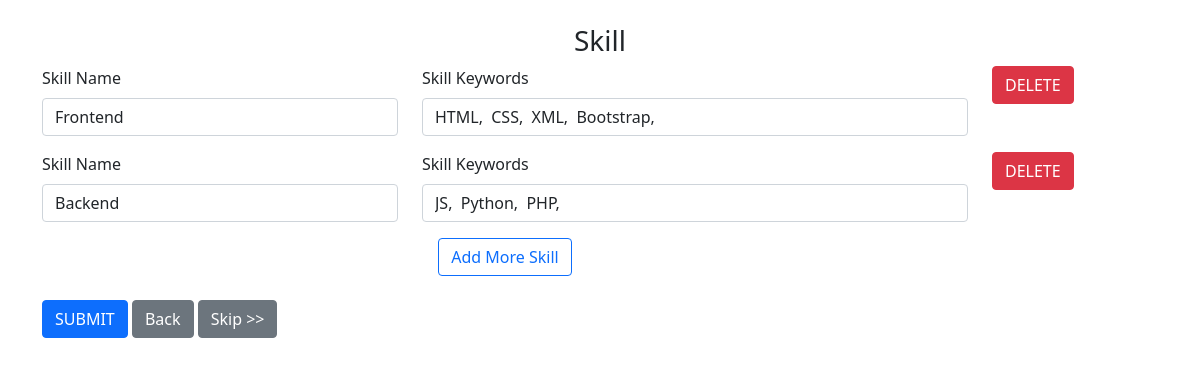
The app's page /add/profile/3/section/2/ with its own data.
### job_profile/models.py (models this page shows)
class Skill(models.Model):
	job_profile = models.ForeignKey(JobProfile, on_delete=models.CASCADE)
	name = models.CharField('Skill', max_length=200)
	date_created = models.DateTimeField('Date Created', auto_now_add=True)
	def keywords(self):
		return SkillKeyword.objects.filter(skill=self.id)

class SkillKeyword(models.Model):
	skill = models.ForeignKey(Skill, on_delete=models.CASCADE)
	name = models.CharField('Keyword', max_length=200)
	date_created = models.DateTimeField('Date Created', auto_now_add=True)

### resume_generator/views.py (the view)
# urls.py: path('add/profile/<int:step>/section/<int:profile_id>/', views.add_profile, name='add-profile'),
def add_profile(request, step, profile_id):
	profile = JobProfile.objects.get(id=int(profile_id))
	if request.method == 'POST':
		if int(step) == 1:
			for edu in profile.education():
				edu.institution = request.POST["institution-edu-"+str(edu.id)]
				edu.location = request.POST["location-edu-"+str(edu.id)]
				edu.study_area = request.POST["study_area-edu-"+str(edu.id)]
				edu.study_type = request.POST["study_type-edu-"+str(edu.id)]
				edu.start_date = request.POST["start_date-edu-"+str(edu.id)]
				edu.end_date = request.POST["end_date-edu-"+str(edu.id)]
				edu.gpa = request.POST["gpa-edu-"+str(edu.id)]
				edu.save()
			form_num = int(request.POST["form_num"])
			if form_num > 0:
				form_num = form_num + 1
				for x in range(1, form_num):
					institution = request.POST["institution-edu_"+str(x)]
					location = request.POST["location-edu_"+str(x)]
					study_area = request.POST["study_area-edu_"+str(x)]
					study_type = request.POST["study_type-edu_"+str(x)]
					start_date = request.POST["start_date-edu_"+str(x)]
					end_date = request.POST["end_date-edu_"+str(x)]
					gpa = request.POST["gpa-edu_"+str(x)]
					if institution.strip() != "" and study_type.strip() != "":
						form = EducationForm({'job_profile': profile.id, 'institution': institution,
							'location': location, 'study_area': study_area, 'study_type': study_type,
							'start_date': start_date, 'end_date': end_date, 'gpa': gpa})
						if form.is_valid():
							form.save()
						else:
							print(data.errors)
			return redirect('add-profile', 2, profile.id)
		elif int(step) == 2:
			for work in profile.work():
				work.company = request.POST["company-work-"+str(work.id)]
				work.location = request.POST["location-work-"+str(work.id)]
				work.position = request.POST["position-work-"+str(work.id)]
				work.website = request.POST["website-work-"+str(work.id)]
				work.start_date = request.POST["start_date-work-"+str(work.id)]
				work.end_date = request.POST["end_date-work-"+str(work.id)]
				work.save()
				for keyword in work.highlights():
					post_name = "name-work-highlight-"+str(work.id)+"-"+str(keyword.id)
					name = request.POST.get(post_name, keyword.name)
					keyword.name = name
					keyword.save()
				form_num = int(request.POST.get("work-highlight_form_num"+str(work.id), 0))
				if form_num > 0:
					form_num = form_num + 1
					for x in range(1, form_num):
						post_name = "name-work-highlight-"+str(work.id)+"_"+str(x)
						name = request.POST.get(post_name, 0)
						if name != 0:
							keyword = WorkHighlight(work=work, name=name)
							keyword.save()
			form_num = int(request.POST["form_num"])
			if form_num > 0:
				form_num = form_num + 1
				for x in range(1, form_num):
					company = request.POST["company-work_"+str(x)]
					location = request.POST["location-work_"+str(x)]
					position = request.POST["position-work_"+str(x)]
					website = request.POST["website-work_"+str(x)]
					start_date = request.POST["start_date-work_"+str(x)]
					end_date = request.POST["end_date-work_"+str(x)]
					if company.strip() != "" and position.strip() != "":
						form = WorkForm({'job_profile': profile.id, 'company': company,
							'location': location, 'position': position, 'website': website,
							'start_date': start_date, 'end_date': end_date})
						if form.is_valid():
							work = form.save()
						else:
							print(data.errors)
			return redirect('add-profile', 3, profile.id)
		elif int(step) == 3:
			for skill in profile.skills():
				skill.name = request.POST["name-skill-"+str(skill.id)]
				skill.save()
				keywords = request.POST["keywords-skill-"+str(skill.id)]
				keywords_dic = keywords.split(',')
				skill_keywords = SkillKeyword.objects.filter(skill=skill.id)
				skill_keywords.delete()
				for keyword in keywords_dic:
					new_keyword = SkillKeyword(skill=skill, name=keyword)
					new_keyword.save()
			form_num = int(request.POST["form_num"])
			if form_num > 0:
				form_num = form_num + 1
				for x in range(1, form_num):
					name = request.POST["name-skill_"+str(x)]
					if name.strip() != "":
						skill = Skill(job_profile=profile, name=name)
						skill.save()
						keywords = request.POST["keywords-skill_"+str(skill.id)]
						keywords_dic = keywords.split(',')
						for keyword in keywords_dic:
							new_keyword = SkillKeyword(skill=skill, name=keyword)
							new_keyword.save()
			return redirect('add-profile', 4, profile.id)
		elif int(step) == 4:
			for project in profile.projects():
				project.name = request.POST["name-project-"+str(project.id)]
				project.description = request.POST["description-project-"+str(project.id)]
				project.url = request.POST["url-project-"+str(project.id)]
				project.date = request.POST["date-project-"+str(project.id)]
				project.save()
				keywords = request.POST['technologies-project-'+str(project.id)]
				keywords_dic = keywords.split(',')
				project_keywords = ProjectKeyword.objects.filter(project=project.id)
				project_keywords.delete()
				for keyword in keywords_dic:
					new_keyword = ProjectKeyword(project=project, technology=keyword.strip())
					new_keyword.save()
			form_num = int(request.POST["form_num"])
			if form_num > 0:
				form_num = form_num + 1
				for x in range(1, form_num):
					name = request.POST["name-project_"+str(x)]
					description = request.POST["description-project_"+str(x)]
					url = request.POST["url-project_"+str(x)]
					date = request.POST["date-project_"+str(x)]
					if name.strip() != "":
						project = Project(job_profile=profile, name=name, description=description, url=url,
							date=date)
						project.save()
						keywords = request.POST['technologies-project_'+str(x)]
						keywords_dic = keywords.split(',')
						for keyword in keywords_dic:
							new_keyword = ProjectKeyword(project=project, technology=keyword.strip())
							new_keyword.save()
			return redirect('add-profile', 5, profile.id)
		elif int(step) == 5:
			for award in profile.awards():
				award.title = request.POST["title-award-"+str(award.id)]
				award.date = request.POST["date-award-"+str(award.id)]
				award.awarder = request.POST["awarder-award-"+str(award.id)]
				award.summary = request.POST["summary-award-"+str(award.id)]
				award.save()
			form_num = int(request.POST["form_num"])
			if form_num > 0:
				form_num = form_num + 1
				for x in range(1, form_num):
					title = request.POST["title-award_"+str(x)]
					date = request.POST["date-award_"+str(x)]
					awarder = request.POST["awarder-award_"+str(x)]
					summary = request.POST["summary-award_"+str(x)]
					if title.strip() != "":
						data = Award(job_profile=profile, title=title, date=date, awarder=awarder,
							summary=summary)
						data.save()
			return redirect('profile', profile.id)
		else:
			return redirect('profile', profile.id)
	else:
		if int(step) == 1:
			return render(request, 'main/add-education.html', {'profile': profile})
		elif int(step) == 2:
			return render(request, 'main/add-work.html', {'profile': profile})
		elif int(step) == 3:
			return render(request, 'main/add-skill.html', {'profile': profile})
		elif int(step) == 4:
			return render(request, 'main/add-project.html', {'profile': profile})
		elif int(step) == 5:
			return render(request, 'main/add-award.html', {'profile': profile})
		else:
			return redirect('index')

### job_profile/models.py (called while the page is built)
	def skills(self):
		return Skill.objects.filter(job_profile=self.id)

### job_profile/templates/main/add-skill.html (shortened to what this page needs)
{% extends "main/base.html" %}
{% load static %}
{% block content %}
	<div class="row text-center">
		<h3>Skill</h3>
	</div>
	<div class="row">
		<div class="col-12">
			<form action="{% url 'add-profile' 3 profile.id %}" method="post">
				{% for skill in profile.skills %}
				<div class="row">
					<div class="col-md-4 mb-3">
						<label class="form-label">Skill Name</label>
  						<input type="text" class="form-control" name="name-skill-{{skill.id}}" value="{{skill.name}}" placeholder="Eg. Frontend Programming" required>
					</div>
					<div class="col-md-6 mb-3">
						<label class="form-label">Skill Keywords</label>
  						<input type="text" class="form-control" name="keywords-skill-{{skill.id}}" value="{% for keyword in skill.keywords %}{{keyword.name}}, {% endfor %}" placeholder="Eg. HTML, XML, CSS, Bootsrap" required>
					</div>
					<div class="col-md-2">
						<a class="btn btn-danger" href="javascript:void(0);">DELETE</a>
					</div>
				</div>
				{% endfor %}
				<div class="row">
					<div class="col-md-10 text-center">
						<a id="skill-add-id" class="btn btn-outline-primary" href="#">Add More Skill</a>
					</div>
				</div>
				<div class="row pt-4">
					<div class="col-12">
						<button class="btn btn-primary">SUBMIT</button>
						<a class="btn btn-secondary" href="{% url 'add-profile' 2 profile.id %}">Back</a>
						<a class="btn btn-secondary" href="{% url 'add-profile' 4 profile.id %}">Skip >></a>
					</div>
				</div>
			</form>
		</div>
	</div>
{% endblock %}

### records on screen
Skill: name "Frontend", id.name "HTML, CSS, XML, Bootstrap,"
Skill: name "Backend", id.name "JS, Python, PHP,"
